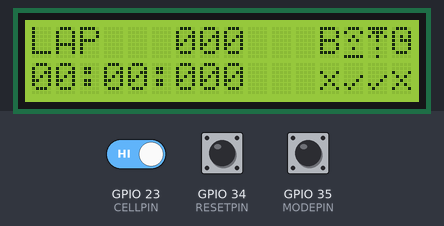
The sketch below on a simulated ESP32. Shown: 16×2 character LCD. Inputs (shaded band) come from the test bench; at power-on: GPIO 35 (MODEPIN) HIGH, GPIO 23 (CELLPIN) HIGH, GPIO 34 (RESETPIN) HIGH. Nothing arrives over Bluetooth unless stated; a phone connects over Bluetooth LE 3 s after start; what the sketch prints to the serial monitor is not drawn.

Above: at 2.6 s.
2.7 s: GPIO 35 (MODEPIN) pulled LOW for 0.15 s
At 3.9 s:
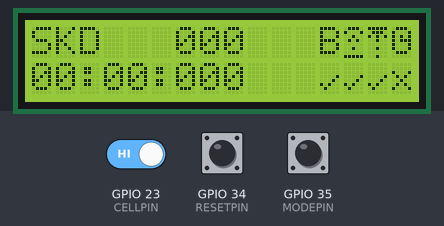
4.5 s: GPIO 23 (CELLPIN) driven LOW
At 5.7 s:
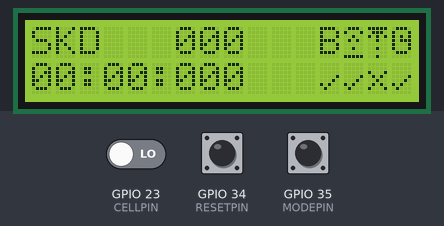
6.0 s: GPIO 34 (RESETPIN) pulled LOW for 0.15 s
At 7.2 s:
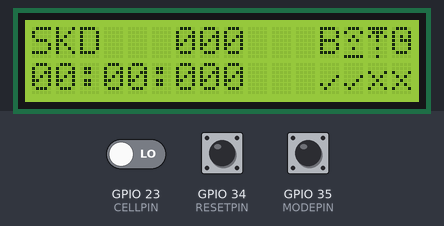
7.6 s: GPIO 35 (MODEPIN) pulled LOW for 1 s
At 8.6 s:
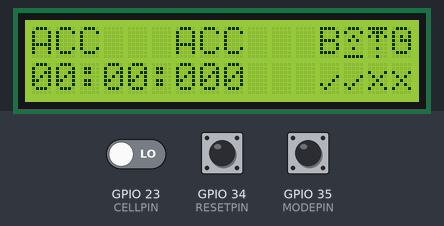
10.1 s: GPIO 23 (CELLPIN) driven HIGH
At 11.1 s:
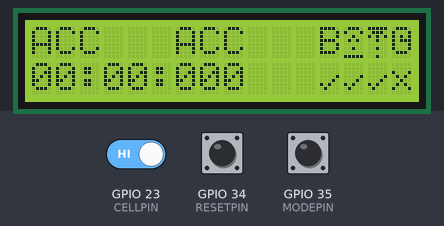
11.6 s: GPIO 35 (MODEPIN) pulled LOW for 0.15 s
At 12.8 s:
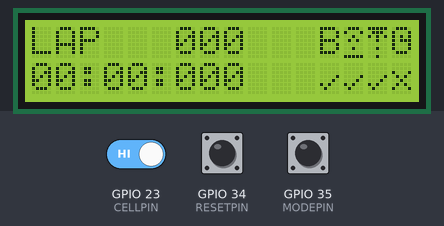
Timing chart, 0 to 14.2 s (numbered marks = the images above; inputs shaded):
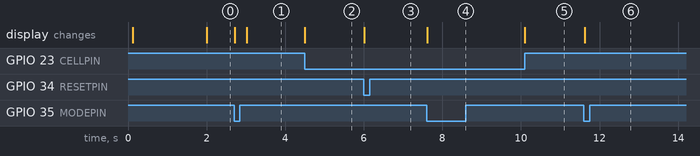

The sketch:

main.ino
```cpp
#include <WiFi.h>
#include <esp_now.h>

#include <LiquidCrystal_I2C.h>

#include <NimBLEDevice.h>

#include "can100D.h"
#include "usb_library.h"
#include "main.h"

#define CELLPIN   23
#define MODEPIN   35
#define RESETPIN  34

/*
 *  LAP Timing system for Formula Student events
 *  DYNAMIS PRC - 2024
 *  Master board (START/NEW LAP) firmware
 *
 *  Visit on a BLE Enabled Browser: https://federicoderocco.altervista.org/dynamis/TimeKeeping.html
*/

//Change to SLAVE MAC address (PIT/END Unit)
uint8_t broadcastAddress[] = {0xC8, 0xF0, 0x9E, 0x4D, 0x2D, 0xBC};

BLEServer* pServer = NULL;
BLECharacteristic* pSensorCharacteristic = NULL;

bool deviceConnected = false;
bool oldDeviceConnected = false;
uint32_t value = 0;
String sendBLE = "";

#define SERVICE_UUID        "19b10000-e8f2-537e-4f6c-d104768a1214"
#define SENSOR_CHARACTERISTIC_UUID "19b10001-e8f2-537e-4f6c-d104768a1214"

struct elapsedTime_t{
  uint8_t minutes;
  uint8_t seconds;
  uint16_t milliseconds;
};
elapsedTime_t elapsedTime;

typedef enum timingMode_t{
  lap = 0,
  acceleration,
  skidpad
};

typedef enum checks_t{
  ble=0,
  wifi,
  laser,
  timing
};

typedef struct message_t{
  uint32_t delay;
} message_t;

message_t message;

timingMode_t timingMode;

uint32_t startTime, stopTime, deltaTime, sumOfLap, lastButtonPress, lastWifiCheck;
bool isTiming=false, isWifi=false, newLap=false, inPit=false, sendPit=false, newMode=false;
bool isTimingOld = false, isWifiOld=false, isCellOld=false;
uint8_t lapNumber;

uint32_t dataWifi=0;

esp_now_peer_info_t peerInfo;

int lcdColumns = 16, lcdRows = 2;
LiquidCrystal_I2C lcd(0x27, lcdColumns, lcdRows);


byte laserIcon[] = {
  B11111,
  B01110,
  B10101,
  B00100,
  B00000,
  B00100,
  B00000,
  B00100
};

byte wifiIcon[] = {
  B01110,
  B10001,
  B00100,
  B01010,
  B00000,
  B00100,
  B00000,
  B11111
};

byte checkIcon[] = {
  B00000,
  B00000,
  B00000,
  B00001,
  B00010,
  B10100,
  B01000,
  B00000
};

byte clockIcon[] = {
  B01110,
  B10001,
  B10101,
  B10111,
  B10001,
  B10001,
  B01110,
  B00000
};


void lapSlaveInterrupt(const uint8_t * mac, const uint8_t *incomingData, int len){
  if(isTiming && !inPit){
    memcpy(&message, incomingData, sizeof(message_t));
    stopTime=millis();
    deltaTime=stopTime-startTime-message.delay;
    startTime=stopTime;
    newLap=true;
    inPit=true;
    lapNumber++;
  }
  return;
}

void accSlaveInterrupt(const uint8_t * mac, const uint8_t *incomingData, int len){
  if(isTiming){
    memcpy(&message, incomingData, sizeof(message_t));
    stopTime=millis();
    deltaTime=stopTime-startTime-message.delay;
    isTiming=false;
    newLap=true;
  }
  return;
}


void IRAM_ATTR lapCellInterrupt(){
  if(isTiming){
    if((millis()-startTime)>1000){
      stopTime=millis();
      deltaTime=stopTime-startTime;
      startTime=stopTime;
      if(inPit){
        inPit=false;
        sendPit=true;
      }
      else{
        newLap=true;
        lapNumber++;
      }
    }
  }
  else{
    startTime=millis();
    isTiming=true;
    lapNumber=0;
  }
  return;
}

void IRAM_ATTR accCellInterrupt(){
  if(!isTiming){
    startTime=millis();
    isTiming=true;
  }

  return;
}

void IRAM_ATTR skidCellInterrupt(){
  if(isTiming){
    if((millis()-startTime)>1000){
      stopTime=millis();
      deltaTime=stopTime-startTime;
      startTime=stopTime;
      lapNumber++;
      if(lapNumber==2 || lapNumber==4) sumOfLap+=deltaTime;
      if(lapNumber==4){
        isTiming=false;
      }
      newLap=true;
    }
  }
  else{
    sumOfLap=0;
    startTime=millis();
    lapNumber=0;
    isTiming=true;
  }
  return;
}

void IRAM_ATTR modeButtonInterrupt(){
  if((millis()-lastButtonPress)>500){
    lastButtonPress=millis();
    newMode=true;
    switch(timingMode){
      case lap:
        modeToSkid();
      break;
      case skidpad:
        modeToAcc();
      break;
      case acceleration:
        modeToLap();
      break;
    }
    resetTiming();
  }
  return;
}

void IRAM_ATTR resetButtonInterrupt(){
  resetTiming();
  return;
}

void resetTiming(){
  isTiming=false;
  lapNumber=0;
  newLap=true;
  sumOfLap=0;
  deltaTime=0;
  inPit=false;

  return;
}

void OnDataSent(const uint8_t *mac_addr, esp_now_send_status_t status) {
  isWifi=!status;
}


void setup() {
  timingMode=lap;
  elapsedTime.minutes=0;
  elapsedTime.seconds=0;
  elapsedTime.milliseconds=0;
  isTiming=false;

  //COM Init
  Serial.begin(115200);
  WiFiInit();
  BLEInit();
  DisplayInit();

  pinMode(CELLPIN, INPUT);
  attachInterrupt(digitalPinToInterrupt(CELLPIN), lapCellInterrupt, FALLING);

  pinMode(MODEPIN, INPUT);
  attachInterrupt(digitalPinToInterrupt(MODEPIN), modeButtonInterrupt, FALLING);

  pinMode(RESETPIN, INPUT);
  attachInterrupt(digitalPinToInterrupt(RESETPIN), resetButtonInterrupt, FALLING);

}

void loop() {

 if(newLap){
    newLap=false;
    if(timingMode==acceleration){
      sendDelta("ACC");
    }
    else{
      sendDelta(lapNumberToString());
      if(timingMode==skidpad && lapNumber==4){
        deltaTime=sumOfLap/2;
        sendDelta(String("AVG"));
      }
    }
 }

 if(sendPit){
  sendPit=false;
  sendDelta("PIT");
 }


  // disconnecting
  if (!deviceConnected && oldDeviceConnected) {

    setCheckFalse(ble);

    delay(50); // give the bluetooth stack the chance to get things ready
    pServer->startAdvertising(); // restart advertising

    oldDeviceConnected = deviceConnected;
  }

  // connecting
  if (deviceConnected && !oldDeviceConnected) {
    // do stuff here on connecting
    oldDeviceConnected = deviceConnected;
    setCheckTrue(ble);
  }

  if(isCellOld != digitalRead(CELLPIN)){
    if(!isCellOld)
      setCheckTrue(laser);
    else
      setCheckFalse(laser);
    isCellOld = !isCellOld;
  }

  if(isTiming != isTimingOld){
    if(isTiming)
      setCheckTrue(timing);
    else
      setCheckFalse(timing);
    isTimingOld = isTiming;
  }

  if(isWifi != isWifiOld){
    if(isWifi)
      setCheckTrue(wifi);
    else
      setCheckFalse(wifi);
    isWifiOld = isWifi;
  }

  if(millis()-lastWifiCheck>2000){
    esp_err_t result = esp_now_send(0, (uint8_t *) &dataWifi, sizeof(uint32_t));
    lastWifiCheck=millis();
  }

  if(newMode==true){
    displayMode();
    newMode=false;
  }


}

void DisplayInit(){
  lcd.init();
  lcd.backlight();

  displayMode();
  lapTimeToDisplay("000");

  lcd.createChar(0, checkIcon);
  lcd.createChar(1, wifiIcon);
  lcd.createChar(2, laserIcon);
  lcd.createChar(3, clockIcon);

  lcd.setCursor(12, 0);
  lcd.write('B');
  lcd.write(byte(1));
  lcd.write(byte(2));
  lcd.write(byte(3));

  lcd.setCursor(12, 1);
  lcd.print("xxxx");

  return;
}

void setCheckFalse(checks_t check){
  lcd.setCursor(check+12, 1);
  lcd.write('x');
  return;
}

void setCheckTrue(checks_t check){
  lcd.setCursor(check+12, 1);
  lcd.write(byte(0));
  return;
}

void displayMode(){
  lcd.setCursor(0, 0);
  switch(timingMode){
    case lap:
      lcd.print("LAP");
    break;
    case acceleration:
      lcd.print("ACC");
    break;
    case skidpad:
      lcd.print("SKD");
    break;
  }


  return;
}

String lapNumberToString(){
  String lapStr;
  lapStr = String("").c_str();
  if(lapNumber<10) lapStr.concat("0");
  if(lapNumber<100) lapStr.concat("0");
  lapStr.concat(String(lapNumber).c_str());


  return lapStr;
}

void sendDelta(String lapStr){
  deltaToElapsed(deltaTime);
  if(deviceConnected) lapTimeToBLE(lapStr);
  lapTimeToDisplay(lapStr);
  lapTimeToSerial(lapStr);

  return;
}

//Starts ESP-NOW communication with slave unit
void WiFiInit(){

    //Start WiFi in ESP-NOW Mode
    WiFi.mode(WIFI_STA);
    if (esp_now_init() != ESP_OK) {

    }

    //Set callback functions
    esp_now_register_send_cb(OnDataSent);
    esp_now_register_recv_cb(esp_now_recv_cb_t(lapSlaveInterrupt));

    peerInfo.channel = 0;
    peerInfo.encrypt = false;

    //Add Slave unit
    memcpy(peerInfo.peer_addr, broadcastAddress, 6);
    if (esp_now_add_peer(&peerInfo) != ESP_OK){

    }

    return;
}

class MyServerCallbacks: public BLEServerCallbacks {
  void onConnect(BLEServer* pServer) {
    deviceConnected = true;
  };

  void onDisconnect(BLEServer* pServer) {
    deviceConnected = false;
  }
};


void BLEInit(){

  // Create the BLE Device
  BLEDevice::init("TimeKeep");

  // Create the BLE Server
  pServer = BLEDevice::createServer();
  pServer->setCallbacks(new MyServerCallbacks());

  // Create the BLE Service
  BLEService *pService = pServer->createService(SERVICE_UUID);

  // Create a BLE Characteristic
  pSensorCharacteristic = pService->createCharacteristic(
                      SENSOR_CHARACTERISTIC_UUID,
                      NIMBLE_PROPERTY::READ   |
                      NIMBLE_PROPERTY::WRITE  |
                      NIMBLE_PROPERTY::NOTIFY |
                      NIMBLE_PROPERTY::INDICATE
                    );


  // Start the service
  pService->start();

  // Start advertising
  BLEAdvertising *pAdvertising = BLEDevice::getAdvertising();
  pAdvertising->addServiceUUID(SERVICE_UUID);
  //pAdvertising->setScanResponseData(false);
  //pAdvertising->setMinPreferred(0x0);  // set value to 0x00 to not advertise this parameter
  BLEDevice::startAdvertising();

  return;
}


void deltaToElapsed(uint32_t milliseconds){

  elapsedTime.milliseconds=milliseconds%1000;
  milliseconds/=1000;

  elapsedTime.seconds=milliseconds%60;
  elapsedTime.minutes=milliseconds/60;

  return;
}

String elapsedToString(elapsedTime_t et){
  String temp = String("").c_str();

  if(et.minutes<10) temp.concat(String(0).c_str());
  temp.concat(String(et.minutes).c_str());

  temp.concat(String(":").c_str());

  if(et.seconds<10) temp.concat(String(0).c_str());
  temp.concat(String(et.seconds).c_str());

  temp.concat(String(":").c_str());

  if(et.milliseconds<10) temp.concat(String(0).c_str());
  if(et.milliseconds<100) temp.concat(String(0).c_str());
  temp.concat(String(et.milliseconds).c_str());


  return temp;
}

void lapTimeToBLE(String lapStr){
    sendBLE = String(deltaTime).c_str();
    sendBLE.concat(lapStr.c_str());
    pSensorCharacteristic->setValue(sendBLE);
    pSensorCharacteristic->notify();

  return;
}

void lapTimeToDisplay(String lapStr){
  lcd.setCursor(6, 0);
  lcd.print(lapStr);


  lcd.setCursor(0, 1);
  lcd.print(elapsedToString(elapsedTime));

  return;
}

void lapTimeToSerial(String lapStr){
    //sendBLE = String(deltaTime).c_str();
    //sendBLE.concat(lapStr.c_str());
    //Serial.println(sendBLE);

    CAN100D_out.Lap.LapNumber=(lapStr[0]<<16) | (lapStr[1]<<8) | lapStr[2];

    CAN100D_out.Lap.LapTime=deltaTime;

    CAN100D_TX(Lap_ID);
  return;
}

void modeToLap(){
  detachInterrupt(CELLPIN);
  attachInterrupt(CELLPIN, lapCellInterrupt, FALLING);

  timingMode=lap;

  esp_now_unregister_recv_cb();
  esp_now_register_recv_cb(esp_now_recv_cb_t(lapSlaveInterrupt));

  return;
}

void modeToAcc(){
  detachInterrupt(CELLPIN);
  attachInterrupt(CELLPIN, accCellInterrupt, FALLING);

  timingMode=acceleration;

  esp_now_unregister_recv_cb();
  esp_now_register_recv_cb(esp_now_recv_cb_t(accSlaveInterrupt));

  return;
}

void modeToSkid(){
  detachInterrupt(CELLPIN);
  attachInterrupt(CELLPIN, skidCellInterrupt, FALLING);

  timingMode=skidpad;

  esp_now_unregister_recv_cb();

  return;
}
```

CAN100D.c
```cpp
#include <string.h>

#include "CAN100D.h"

/* ------ UNPACK ------ */
void unpack_message_can100d(CAN100DMatrix * canmatrix, uint16_t ID, uint8_t * newdata) {
	switch(ID) {
		case Lap_ID:
			memcpy(canmatrix->Lap._data, newdata, 8);
			break;
	}
}

/* --- Lap --- */
int decode_can_0x001_CAN100D_LapNumber(CAN100DMatrix* canmatrix, uint32_t* signal) {
	*signal = ((uint32_t)canmatrix->Lap.LapNumber);
	return 0;
}
int decode_can_0x001_CAN100D_LapTime(CAN100DMatrix* canmatrix, uint32_t* signal) {
	*signal = ((uint32_t)canmatrix->Lap.LapTime);
	return 0;
}

/* ------ PACK ------ */
void pack_message_can100d(CAN100DMatrix * canmatrix, uint16_t ID, uint8_t * outdata) {
	switch(ID) {
		case Lap_ID:
			memcpy(outdata, canmatrix->Lap._data, 8);
			break;
	}
}

/* --- Lap --- */
void encode_can_0x001_CAN100D_LapNumber(CAN100DMatrix* canmatrix, uint32_t* signal) {
	canmatrix->Lap.LapNumber = *signal;
}
void encode_can_0x001_CAN100D_LapTime(CAN100DMatrix* canmatrix, uint32_t* signal) {
	canmatrix->Lap.LapTime = *signal;
}

/* ------ GET ------ */
void get_message_can100d(CAN100DMatrix * canmatrix, uint16_t ID, uint8_t * DLC, uint8_t ** ptr) {
	switch(ID) {
		case Lap_ID:
			*DLC = 8;
			*ptr = canmatrix->Lap._data;
			break;
	}
}
```

CAN100D.h
```cpp
#ifndef CAN100D_H
#define CAN100D_H

#if defined ( __CC_ARM )
#pragma anon_unions
#endif

#include <stdint.h>

#define PACK /* __attribute__((__packed__)) */

#define Lap_ID (uint16_t)0x001U


typedef struct PACK CAN100DMatrix_s {

	union PACK CAN100DLap_u {
		uint8_t _data[8];
		struct PACK {
			uint64_t LapNumber : 24;
			uint64_t LapTime : 32;
		};
		/*
		 * Lap, ID: 0x001
		 * Freq: , Rx nodes: []
		 * Signals: ['LapNumber', 'LapTime']
		 */
	} Lap;

} CAN100DMatrix;

/* ------ UNPACK ------ */
void unpack_message_can100d(CAN100DMatrix * canmatrix, uint16_t ID, uint8_t * newdata);

/* ------ PACK ------ */
void pack_message_can100d(CAN100DMatrix * canmatrix, uint16_t ID, uint8_t * outdata);

/* ------ GET ------ */
void get_message_can100d(CAN100DMatrix * canmatrix, uint16_t ID, uint8_t * DLC, uint8_t ** ptr);

/* ------ DECODES ------ */

/* --- Lap --- */
int decode_can_0x001_CAN100D_LapNumber(CAN100DMatrix* canmatrix, uint32_t* signal);
int decode_can_0x001_CAN100D_LapTime(CAN100DMatrix* canmatrix, uint32_t* signal);

/* ------ ENCODES ------ */

/* --- Lap --- */
void encode_can_0x001_CAN100D_LapNumber(CAN100DMatrix* canmatrix, uint32_t* signal);
void encode_can_0x001_CAN100D_LapTime(CAN100DMatrix* canmatrix, uint32_t* signal);


#endif
```

main.h
```cpp
#define _ESP32_
#define _CAN100D_
```

usb_library.c
```cpp
/* USER CODE BEGIN Header */
/**
******************************************************************************
* @file    usb_library.c
* @brief   This file provides code for the configuration
*          of basics USB functions used by Dynamis PRC
******************************************************************************
* @attention
*
* Copyright (c) Dynamis PRC
* All rights reserved.
*
******************************************************************************
*/
/* Includes ------------------------------------------------------------------*/
#include "usb_library.h"
#include "string.h"
#ifdef _STM32_
#include "usbd_cdc_if.h"
#elif defined(_ESP32_)
#include "esp_log.h"
#include "driver/uart.h"
#define __weak __attribute__((weak))
#else
#define UNUSED(X) (void)X
#endif

/* Variables ------------------------------------------------------------------*/
#ifdef _STM32_
extern USBD_HandleTypeDef hUsbDeviceFS;
#endif
#ifdef _CAN100D_
CAN100DMatrix can100d_matrix;
#endif
#ifdef _CAN100D_
CAN100D_struct_t CAN100D_out;
#endif

#ifdef _CAN100D_
/* CAN100D FUNCTIONS */

/* CAN100D_TX function */
void CAN100D_TX(uint16_t ID){
	USB_TxPacket_t CAN100D_messageOut;

	CAN100D_messageOut.canID = 100;
	memcpy(CAN100D_messageOut.msgID, &ID, 2);
	switch(ID){
		case Lap_ID:
			CAN100D_messageOut.DLC = CAN_DLC_BYTES_8;
			encode_can_0x001_CAN100D_LapNumber  (&can100d_matrix, &CAN100D_out.Lap.LapNumber);
			encode_can_0x001_CAN100D_LapTime    (&can100d_matrix, &CAN100D_out.Lap.LapTime);
			break;
		default:
			break;
	}

	pack_message_can100d(&can100d_matrix, ID, CAN100D_messageOut.packetData);
	CAN100D_SendUSBPacket(CAN100D_messageOut);
}
	#endif
void CAN100D_SendUSBPacket(USB_TxPacket_t packet)
{
	uint8_t buffer[8 + packet.DLC];
	buffer[0] = packet.canID;
	buffer[1] = packet.DLC;
	memcpy(&buffer[2], &packet.msgID, 2);
	memcpy(&buffer[8], packet.packetData, packet.DLC);
	sendDataToUSB(buffer, sizeof(buffer));
}
#if defined(_STM32_)
__weak void sendDataToUSB(uint8_t * buffer, uint8_t len){

	uint8_t sendRetry = 0;
	uint32_t time = HAL_GetTick();
	memcpy(&buffer[4], &time, 4);

	if(hUsbDeviceFS.dev_state == USBD_STATE_CONFIGURED){
		while(CDC_Transmit_FS(buffer, len) != USBD_OK && sendRetry < 5){
			sendRetry++;
			HAL_Delay(1);
		}
	}
}
#elif defined(_ESP32_)
__weak void sendDataToUSB(uint8_t * buffer, uint8_t len){
	uint32_t time = esp_log_timestamp();
	memcpy(&buffer[4], &time, 4);
	uart_write_bytes(UART_NUM_0, (const char *)buffer, len);
}
#else
__weak void sendDataToUSB(uint8_t * buffer, uint8_t len){

	UNUSED(buffer);
	UNUSED(len);
}
#endif
```

Source omitted: usb_library.h (2983 bytes)

Measured:
- after the input at 2.7 s, the display: first changes at once (image 1 shows a later state)
- after the input at 4.5 s, the display: changes at once (image 2)
- after the input at 6.0 s, the display: changes at once (image 3)
- after the input at 7.6 s, the display: changes at once (image 4)
- after the input at 10.1 s, the display: changes at once (image 5)
- after the input at 11.6 s, the display: changes at once (image 6)
